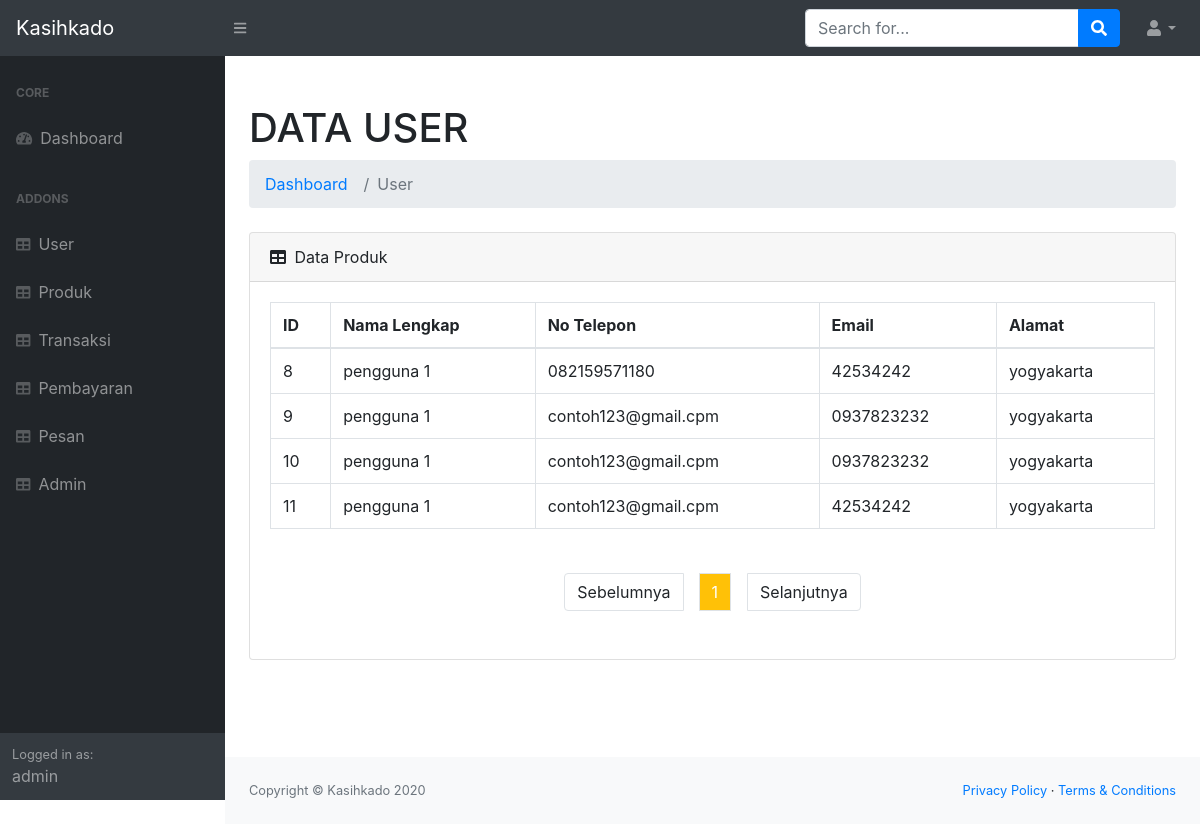
Page /admin/user.php (signed in) on the committed database.
### tables this page shows
CREATE TABLE `user` (
  `id_user` int(11) NOT NULL,
  `nama_user` varchar(100) NOT NULL,
  `email` varchar(100) NOT NULL,
  `no_hp` varchar(13) NOT NULL,
  `alamat` varchar(200) NOT NULL,
  `username_user` varchar(100) NOT NULL,
  `password` varchar(100) NOT NULL
);

### admin/user.php (the view, shortened to what this page needs)
<?php
require_once ("../koneksi.php");
?>
<!DOCTYPE html>
<html lang="en">
    <head>
        <link rel="stylesheet" type="text/css" href="../public/css/bootstrap/bootstrap.css">
        <link href="../public/css/admin.css" rel="stylesheet" />
        <link href="https://cdn.datatables.net/1.10.20/css/dataTables.bootstrap4.min.css" rel="stylesheet" />
    </head>
    <body class="sb-nav-fixed">
        <nav class="sb-topnav navbar navbar-expand navbar-dark bg-dark">
            <a class="navbar-brand" href="../home.php">Kasihkado</a>
            <button class="btn btn-link btn-sm order-1 order-lg-0" id="sidebarToggle" href="#"><i class="fas fa-bars"></i></button>
            <form class="d-none d-md-inline-block form-inline ml-auto mr-0 mr-md-3 my-2 my-md-0">
                <div class="input-group">
                    <input class="form-control" type="text" placeholder="Search for..." aria-label="Search" aria-describedby="basic-addon2" />
                    <div class="input-group-append">
                        <button class="btn btn-primary" type="button"><i class="fas fa-search"></i></button>
                    </div>
                </div>
            </form>
            <ul class="navbar-nav ml-auto ml-md-0">
                <li class="nav-item dropdown">
                    <a class="nav-link dropdown-toggle" id="userDropdown" href="#" role="button" data-toggle="dropdown" aria-haspopup="true" aria-expanded="false"><i class="fas fa-user fa-fw"></i></a>
                </li>
            </ul>
        </nav>
        <div id="layoutSidenav">
        <?php
            require_once ("sidenavadmin.php")
        ?>
            <div id="layoutSidenav_content">
                <main>
                    <div class="container-fluid">
                        <h1 class="mt-4">DATA USER</h1>
                        <ol class="breadcrumb mb-4">
                            <li class="breadcrumb-item"><a href="admin.php">Dashboard</a></li>
                            <li class="breadcrumb-item active">User</li>
                        </ol>
                        <div class="card mb-4">
                            <div class="card-header">
                                <i class="fas fa-table mr-1"></i>
                                Data Produk
                            </div>
                            <div class="card-body">
                                <div class="table-responsive">
                                    <table class="table table-bordered" id="mytable" width="100%" cellspacing="0">
                                        <thead>
                                            <tr>
                                                <th>ID</th>
                                                <th>Nama Lengkap</th>
                                                <th>No Telepon</th>
                                                <th>Email</th>
                                                <th>Alamat</th>
                                            </tr>
                                        </thead>
                                        <tbody>
                                        <?php
                                            $batas = 10;
                                            $halaman = isset($_GET['halaman'])?(int)$_GET['halaman'] : 1;
                                            $halaman_awal = ($halaman>1) ? ($halaman * $batas) - $batas : 0;
                                            $previous = $halaman - 1;
                                            $next = $halaman + 1;
                                            $query = mysqli_query($con,"SELECT * FROM user  ORDER BY id_user ASC");
                                            $jumlah_data = mysqli_num_rows($query);
                                            $total_halaman = ceil($jumlah_data / $batas);
                                            $data_barang = mysqli_query($con, "SELECT * FROM user ORDER BY id_user ASC LIMIT $halaman_awal, $batas");
                                            while ($record = mysqli_fetch_array($data_barang)) {
                                        ?>
                                                <tr>
                                                    <td><?php echo $record['id_user'] ?></td>
                                                    <td><?php echo $record['nama_user'] ?></td>
                                                    <td><?php echo $record['email'] ?></td>
                                                    <td><?php echo $record['no_hp'] ?></td>
                                                    <td><?php echo $record['alamat'] ?></td>
                                                </tr>
                                            <?php } ?>
                                        </tbody>
                                    </table>
                                </div>
                            </div>
                            <?php
                                $jumlahLink = 3;
                                    if($halaman >$jumlahLink ){
                                        $start_number = $halaman - $jumlahLink;
                                    } else{
                                        $start_number = 1;
                                    }
                                    if($halaman < $total_halaman - $jumlahLink){
                                        $end_number = $halaman + $jumlahLink;
                                    } else{
                                        $end_number = $total_halaman;
                                    }
                                ?>
                            <nav>
                                <ul class="pagination justify-content-center mb-5 mt-2">
                                    <li class="page-item">
                                        <a class="page-link mr-3" <?php if($halaman > 1 ){ echo "href='?halaman=$previous'"; } ?>>Sebelumnya</a>
                                    </li>
                                    <?php
                                    for($x=$start_number;$x<=$end_number;$x++) :?>
                                        <?php if ($halaman == $x) :?>
                                        <li class="page-item"><a class="page-link bg-warning text-white" href="?halaman=<?php echo $x ?>"><?php echo $x; ?></a></li>
                                    <?php else : ?>
                                        <li class="page-item"><a class="page-link" href="?halaman=<?php echo $x ?>"><?php echo $x; ?></a></li>
                                    <?php endif; ?>
                                    <?php endfor; ?>
                                    <li class="page-item">
                                        <a  class="page-link ml-3" <?php if($halaman < $total_halaman) { echo "href='?halaman=$next'"; } ?>>Selanjutnya</a>
                                    </li>
                                </ul>
                            </nav>
                        </div>
                    </div>
                </main>
                <footer class="py-4 bg-light mt-auto">
                    <div class="container-fluid">
                        <div class="d-flex align-items-center justify-content-between small">
                            <div class="text-muted">Copyright &copy; Kasihkado 2020</div>
                            <div>
                                <a href="#">Privacy Policy</a>
                                &middot;
                                <a href="#">Terms &amp; Conditions</a>
                            </div>
                        </div>
                    </div>
                </footer>
            </div>
        </div>
    </body>
</html>

### rows in the picture
user: id_user "8", nama_user "pengguna 1", email "082159571180", no_hp "42534242", alamat "yogyakarta"
user: id_user "9", nama_user "pengguna 1", email "contoh123@gmail.cpm", no_hp "0937823232", alamat "yogyakarta"
user: id_user "10", nama_user "pengguna 1", email "contoh123@gmail.cpm", no_hp "0937823232", alamat "yogyakarta"
user: id_user "11", nama_user "pengguna 1", email "contoh123@gmail.cpm", no_hp "42534242", alamat "yogyakarta"

### other values in the picture
$_SESSION['usernameadm'] "admin"
